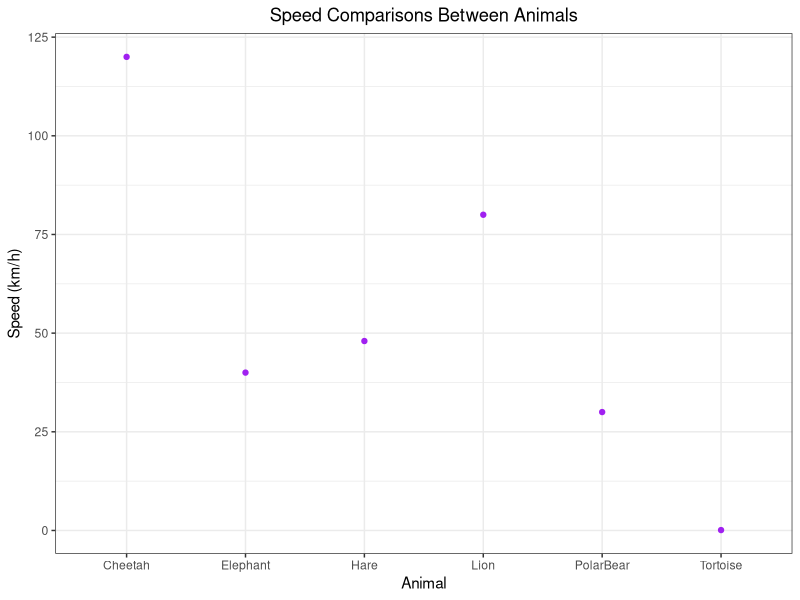
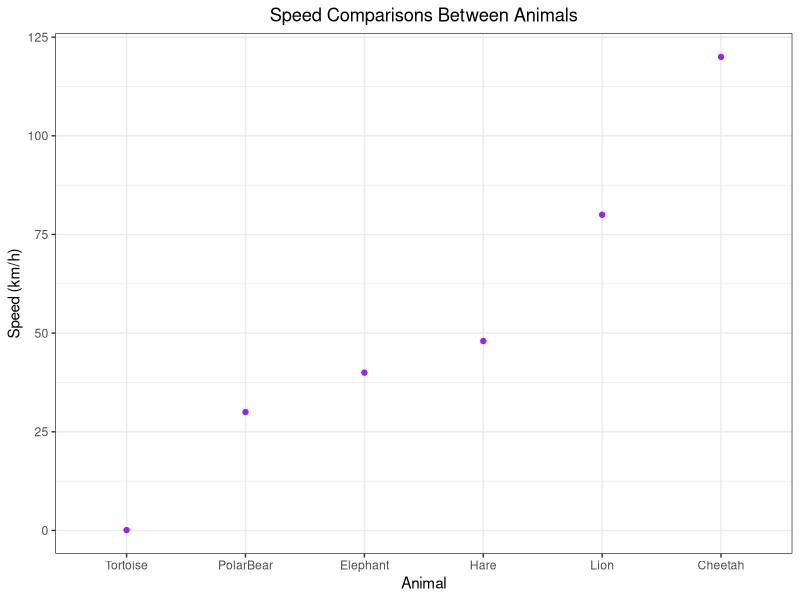

The R script that drew these images, in order:
## ---- chunk 1
#| label: load_libraries_data
#| echo: false
# Load tidyverse package
library(tidyverse)

# Load animals
animals <- read.csv("data/animals.csv")
## ---- chunk 2
#| label: create_animals_tb
# Create animals_tb
animals_tb <- animals %>%
        rownames_to_column(var = "animal_names") %>%
        as_tibble()
## ---- chunk 3
#| label: create_animals_tb_plot
# Create scatterplot of animals_tb data
ggplot(animals_tb) +
        geom_point(aes(x = animal_names, y = speed), color = "purple") +
        theme_bw() +
        ggtitle("Speed Comparisons Between Animals") + 
        ylab("Speed (km/h)") +
        xlab("Animal") +
        theme(plot.title=element_text(hjust=0.5))
## ---- chunk 4
#| label: create_names_ordered_by_speed_vector
# Create vector with the names of animals ordered by their speed
names_ordered_by_speed <- animals_tb %>% arrange(speed) %>%
  pull(animal_names)
## ---- chunk 5
#| label: create_factor
# Convert animal_names column into a factor with the levels determined by the order of names_ordered_by_speed vector
animals_tb$animal_names <- factor(animals_tb$animal_names, 
                                  levels = names_ordered_by_speed)
## ---- chunk 6
#| label: releveled_animals_tb_plot
# Create plot with releveled animal_names
ggplot(animals_tb) +
        geom_point(aes(x = animal_names, y = speed), color = "purple") +
        theme_bw() +
        ggtitle("Speed Comparisons Between Animals") + 
        ylab("Speed (km/h)") +
        xlab("Animal") +
        theme(plot.title=element_text(hjust=0.5))
## ---- chunk 7
#| label: filter_gray_tan
# Subset animals_tb by animals that are gray or tan then arrange them by their speed in ascending order
animals_gray_tan <- animals_tb %>% 
        filter(color == "Gray" | color == "Tan") %>%
        arrange(speed)

# Print out animals_gray_tan
animals_gray_tan
